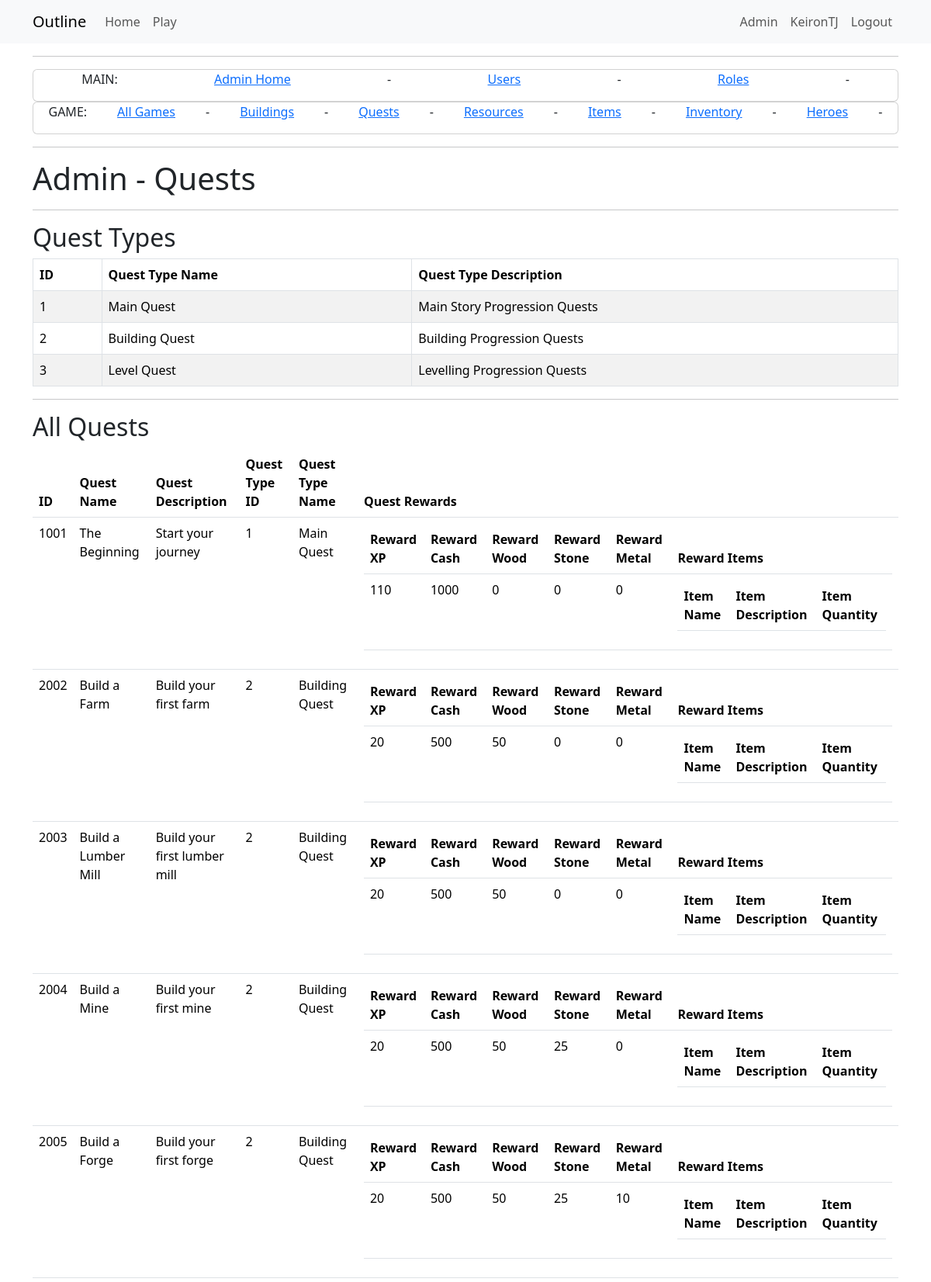
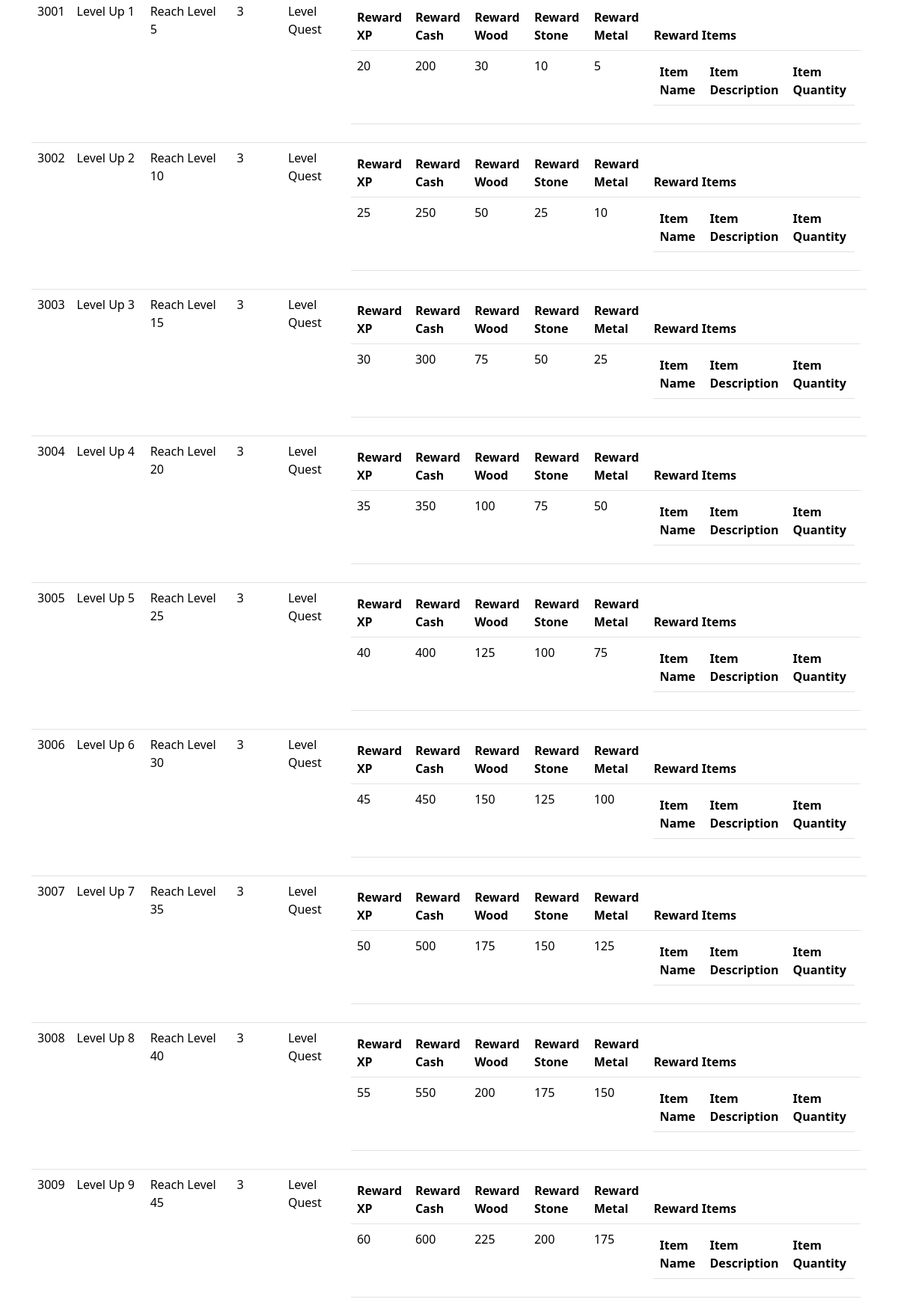
/admin_mainquests (signed in, upper part), run on the app's committed database (2 pictures, top to bottom).
### app/models.py (models this page shows, shortened)
class User(UserMixin, db.Model):
    id = db.Column(Integer, primary_key=True)
    username = db.Column(String(64), index=True, unique=True)
    email = db.Column(String(120), index=True, unique=True)
    password_hash = db.Column(String(256))
    active = db.Column(db.Boolean(), default=True)
    activegame = db.Column(db.Integer, nullable=True)
    game = so.relationship("Game", back_populates="user", cascade="all, delete-orphan")
    role=so.relationship("Role", secondary="user_roles")
    def is_admin(self):
        return 'admin' in [role.name for role in self.role]

class QuestType(db.Model):
    __tablename__ = 'quest_types'
    id = db.Column(db.Integer, primary_key=True)
    quest_type_name = db.Column(db.String(64))
    quest_type_description = db.Column(db.String(256))
    quests = db.relationship("Quest", back_populates="quest_type")

class Quest(db.Model):
    __tablename__ = 'quests'
    id = db.Column(db.Integer, primary_key=True)
    quest_name = db.Column(db.String(64))
    quest_description = db.Column(db.String(256))
    quest_type_id = db.Column(db.Integer, db.ForeignKey('quest_types.id', name='fk_quest_type_id'))
    quest_rewards = db.relationship("QuestRewards", back_populates="quest")
    quest_type = db.relationship("QuestType", back_populates="quests")
    quest_progress = db.relationship("QuestProgress", back_populates="quest_quest")
    quest_prerequisites = db.relationship("QuestPrerequisites", foreign_keys="[QuestPrerequisites.quest_id]", back_populates="quest")
    prerequisites_for = db.relationship("QuestPrerequisites", foreign_keys="[QuestPrerequisites.prerequisite_id]", back_populates="prerequisite")
    quest_requirements = db.relationship("QuestRequirements", back_populates="quest")

class QuestRewards(db.Model):
    __tablename__ = 'quest_rewards'
    id = db.Column(db.Integer, primary_key=True)
    quest_id = db.Column(db.Integer, db.ForeignKey('quests.id'))
    quest_reward_xp = db.Column(db.Integer, default=0)
    quest_reward_cash = db.Column(db.Integer,default=0)
    quest_reward_wood = db.Column(db.Integer, default=0)
    quest_reward_stone = db.Column(db.Integer, default=0)
    quest_reward_metal = db.Column(db.Integer, default=0)
    quest_reward_item_id = db.Column(db.Integer, db.ForeignKey('items.id'))
    quest = db.relationship("Quest", back_populates="quest_rewards")
    items = db.relationship("Item", secondary='reward_item_association', back_populates="rewards", overlaps="item,reward_items,reward")

### app/admin/routes.py (the view)
@bp.route('/admin_mainquests', methods=['GET', 'POST'])
@login_required
@admin_required
def admin_mainquests():
    questtypes = db.session.query(QuestType).all()
    quests = db.session.query(Quest).all()
    questrewards  = db.session.query(QuestRewards).all()
    questprogresses = db.session.query(QuestProgress).all()
    quest_prerequisites = db.session.query(QuestPrerequisites).all()
    quest_requirements = db.session.query(QuestRequirements).all()
    quest_prerequisite_progress = db.session.query(QuestPreRequisitesProgress).all()
    quest_requirement_progress = db.session.query(QuestRequirementProgress).all()
    return render_template("admin/game/admin_mainquests.html",
                           title='Admin - Quests',
                           quests=quests,
                           questtypes=questtypes,
                           questrewards=questrewards,
                           questprogresses=questprogresses,
                           quest_prerequisites=quest_prerequisites,
                           quest_requirements=quest_requirements,
                           quest_prerequisite_progress=quest_prerequisite_progress,
                           quest_requirement_progress=quest_requirement_progress)

### app/game/__init__.py (called while the page is built)
@bp.before_app_request
def before_request():
    load_game()

### app/game/context_processor.py (called while the page is built)
def load_game():
    if current_user.is_authenticated:
        game_id = current_user.activegame
        if game_id:
            g.game = Game.query.get(game_id)
        else:
            g.game = None
    else:
        g.game = None

### app/models.py (called while the page is built)
@login.user_loader
def load_user(id):
    return db.session.get(User, int(id))

### app/templates/admin/game/admin_mainquests.html (shortened to what this page needs)
{% extends "admin/admin_base.html" %}
{% block content2 %}
<div class="Jumbotron">
    <h1>{{ title }}</h1>
</div>
<hr />
<div>
    <h2>Quest Types</h2>
    <table class="table table-striped table-bordered">
        <thead>
            <tr>
                <th>ID</th>
                <th>Quest Type Name</th>
                <th>Quest Type Description</th>
            </tr>
        </thead>
        <tbody>
            {% for questtype in questtypes %}
            <tr>
                <td>{{ questtype.id }}</td>
                <td>{{ questtype.quest_type_name }}</td>
                <td>{{ questtype.quest_type_description }}</td>
            </tr>
            {% endfor %}
        </tbody>
    </table>
</div>
<div>
    <hr />
    <h2>All Quests</h2>
    <table class="table">
        <thead>
            <tr>
                <th>ID</th>
                <th>Quest Name</th>
                <th>Quest Description</th>
                <th>Quest Type ID</th>
                <th>Quest Type Name</th>
                <th>Quest Rewards</th>
            </tr>
        </thead>
        <tbody>
            {% for quest in quests %}
            <tr>
                <td>{{ quest.id }}</td>
                <td>{{ quest.quest_name }}</td>
                <td>{{ quest.quest_description }}</td>
                <td>{{ quest.quest_type.id }}</td>
                <td>{{ quest.quest_type.quest_type_name }}</td>
                <td>
                    <table class="table">
                        <thead>
                            <tr>
                                <th>Reward XP</th>
                                <th>Reward Cash</th>
                                <th>Reward Wood</th>
                                <th>Reward Stone</th>
                                <th>Reward Metal</th>
                                <th>Reward Items</th>
                            </tr>
                        </thead>
                        <tbody>
                            {% for reward in quest.quest_rewards %}
                            <tr>
                                <td>{{ reward.quest_reward_xp }}</td>
                                <td>{{ reward.quest_reward_cash }}</td>
                                <td>{{ reward.quest_reward_wood }}</td>
                                <td>{{ reward.quest_reward_stone }}</td>
                                <td>{{ reward.quest_reward_metal }}</td>
                                <td>
                                    <table class="table">
                                        <thead>
                                        <th>Item Name</th>
                                        <th>Item Description</th>
                                        <th>Item Quantity</th>
                                        </thead>
                                    </table>
                                </td>
                            </tr>
                            {% endfor %}
                        </tbody>
                    </table>
                </td>
            </tr>
            {% endfor %}
    </table>
</div>
{% endblock %}

### app/templates/base.html (shortened to what this page needs)
<!doctype html>
<html lang="en">
<head>
    <link href="https://cdn.jsdelivr.net/npm/bootstrap@5.3.2/dist/css/bootstrap.min.css"
          rel="stylesheet"
>
    <link rel="stylesheet" href="{{ url_for('static', filename='style.css') }}">
</head>
<body>
    <nav class="navbar navbar-expand-lg bg-body-tertiary">
        <div class="container">
            <a class="navbar-brand" href="{{ url_for('main.index') }}">Outline</a>
            <div class="collapse navbar-collapse" id="navbarSupportedContent">
                <ul class="navbar-nav me-auto mb-2 mb-lg-0">
                    <li class="nav-item">
                        <a class="nav-link" aria-current="page" href="{{ url_for('main.index') }}">Home</a>
                    </li>
                    {% if not current_user.is_authenticated or current_user.activegame == None    %}
                    <li class="nav-item">
                        <a class="nav-link" aria-current="page" href="{{ url_for('game.startmenu') }}">Start Menu</a>
                    </li>
                    {% else %}
                    <li class="nav-item">
                        <a class="nav-link" aria-current="page" href="{{ url_for('game.play', game_id=current_user.activegame) }}">Play</a>
                    </li>
                    {% endif %}
                </ul>
                <ul class="navbar-nav mb-2 mb-lg-0">
                    {% if current_user.is_anonymous %}
                    <li class="nav-item">
                        <a class="nav-link" aria-current="page" href="{{ url_for('auth.login') }}">Login</a>
                    </li>
                    {% else %}
                    {% if current_user.is_admin() %}
                    <li class="nav-item">
                        <a class="nav-link" aria-current="page" href="{{ url_for('admin.admin_home') }}">Admin</a>
                    </li>
                    {% endif %}
                    <li class="nav-item">
                        <a class="nav-link" aria-current="page" href="{{ url_for('main.view_profile', user_id=current_user.id) }}">{{ current_user.username }}</a>
                    </li>
                    <li class="nav-item">
                        <a class="nav-link" aria-current="page" href="{{ url_for('auth.logout') }}">Logout</a>
                    </li>
                    {% endif %}
                </ul>
            </div>
        </div>
    </nav>
    <div class="container mt-3">
        {% block content %}{% endblock %}
    </div>
</body>
</html>

### data on the page
User: username "KeironTJ"
QuestType: id "1", quest_type_name "Main Quest", quest_type_description "Main Story Progression Quests"
QuestType: id "2", quest_type_name "Building Quest", quest_type_description "Building Progression Quests"
QuestType: id "3", quest_type_name "Level Quest", quest_type_description "Levelling Progression Quests"
Quest: id "1001", quest_name "The Beginning", quest_description "Start your journey", quest_type.id "1", quest_type.quest_type_name "Main Quest"
QuestRewards: quest_reward_xp "110", quest_reward_cash "1000", quest_reward_wood "0", quest_reward_stone "0", quest_reward_metal "0"
Quest: id "2002", quest_name "Build a Farm", quest_description "Build your first farm", quest_type.id "2", quest_type.quest_type_name "Building Quest"
QuestRewards: quest_reward_xp "20", quest_reward_cash "500", quest_reward_wood "50", quest_reward_stone "0", quest_reward_metal "0"
Quest: id "2003", quest_name "Build a Lumber Mill", quest_description "Build your first lumber mill", quest_type.id "2", quest_type.quest_type_name "Building Quest"
QuestRewards: quest_reward_xp "20", quest_reward_cash "500", quest_reward_wood "50", quest_reward_stone "0", quest_reward_metal "0"
Quest: id "2004", quest_name "Build a Mine", quest_description "Build your first mine", quest_type.id "2", quest_type.quest_type_name "Building Quest"
QuestRewards: quest_reward_xp "20", quest_reward_cash "500", quest_reward_wood "50", quest_reward_stone "25", quest_reward_metal "0"
Quest: id "2005", quest_name "Build a Forge", quest_description "Build your first forge", quest_type.id "2", quest_type.quest_type_name "Building Quest"
QuestRewards: quest_reward_xp "20", quest_reward_cash "500", quest_reward_wood "50", quest_reward_stone "25", quest_reward_metal "10"
Quest: id "3001", quest_name "Level Up 1", quest_description "Reach Level 5", quest_type.id "3", quest_type.quest_type_name "Level Quest"
QuestRewards: quest_reward_xp "20", quest_reward_cash "200", quest_reward_wood "30", quest_reward_stone "10", quest_reward_metal "5"
Quest: id "3002", quest_name "Level Up 2", quest_description "Reach Level 10", quest_type.id "3", quest_type.quest_type_name "Level Quest"
QuestRewards: quest_reward_xp "25", quest_reward_cash "250", quest_reward_wood "50", quest_reward_stone "25", quest_reward_metal "10"
Quest: id "3003", quest_name "Level Up 3", quest_description "Reach Level 15", quest_type.id "3", quest_type.quest_type_name "Level Quest"
QuestRewards: quest_reward_xp "30", quest_reward_cash "300", quest_reward_wood "75", quest_reward_stone "50", quest_reward_metal "25"
Quest: id "3004", quest_name "Level Up 4", quest_description "Reach Level 20", quest_type.id "3", quest_type.quest_type_name "Level Quest"
QuestRewards: quest_reward_xp "35", quest_reward_cash "350", quest_reward_wood "100", quest_reward_stone "75", quest_reward_metal "50"
Quest: id "3005", quest_name "Level Up 5", quest_description "Reach Level 25", quest_type.id "3", quest_type.quest_type_name "Level Quest"
QuestRewards: quest_reward_xp "40", quest_reward_cash "400", quest_reward_wood "125", quest_reward_stone "100", quest_reward_metal "75"
Quest: id "3006", quest_name "Level Up 6", quest_description "Reach Level 30", quest_type.id "3", quest_type.quest_type_name "Level Quest"
QuestRewards: quest_reward_xp "45", quest_reward_cash "450", quest_reward_wood "150", quest_reward_stone "125", quest_reward_metal "100"
Quest: id "3007", quest_name "Level Up 7", quest_description "Reach Level 35", quest_type.id "3", quest_type.quest_type_name "Level Quest"
QuestRewards: quest_reward_xp "50", quest_reward_cash "500", quest_reward_wood "175", quest_reward_stone "150", quest_reward_metal "125"
Quest: id "3008", quest_name "Level Up 8", quest_description "Reach Level 40", quest_type.id "3", quest_type.quest_type_name "Level Quest"
QuestRewards: quest_reward_xp "55", quest_reward_cash "550", quest_reward_wood "200", quest_reward_stone "175", quest_reward_metal "150"
Quest: id "3009", quest_name "Level Up 9", quest_description "Reach Level 45", quest_type.id "3", quest_type.quest_type_name "Level Quest"
QuestRewards: quest_reward_xp "60", quest_reward_cash "600", quest_reward_wood "225", quest_reward_stone "200", quest_reward_metal "175"

### other printed values
{{ title }} "Admin - Quests"
